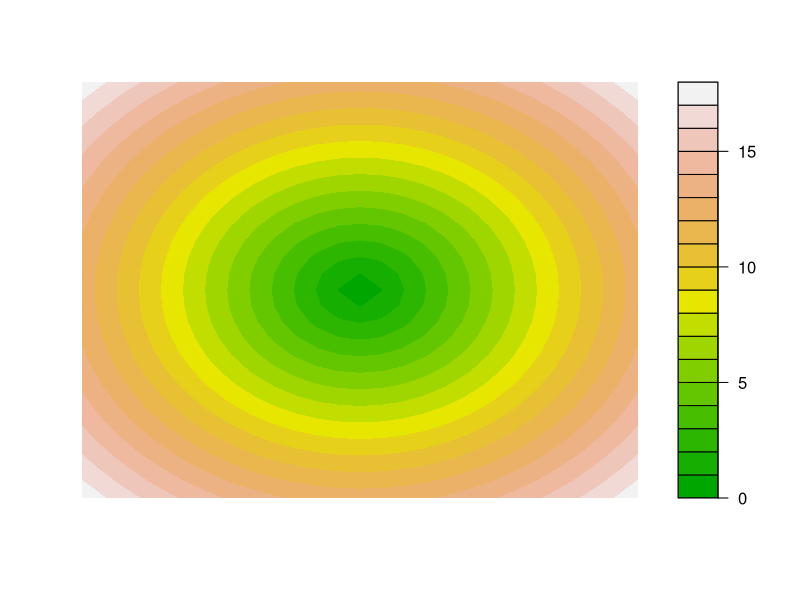
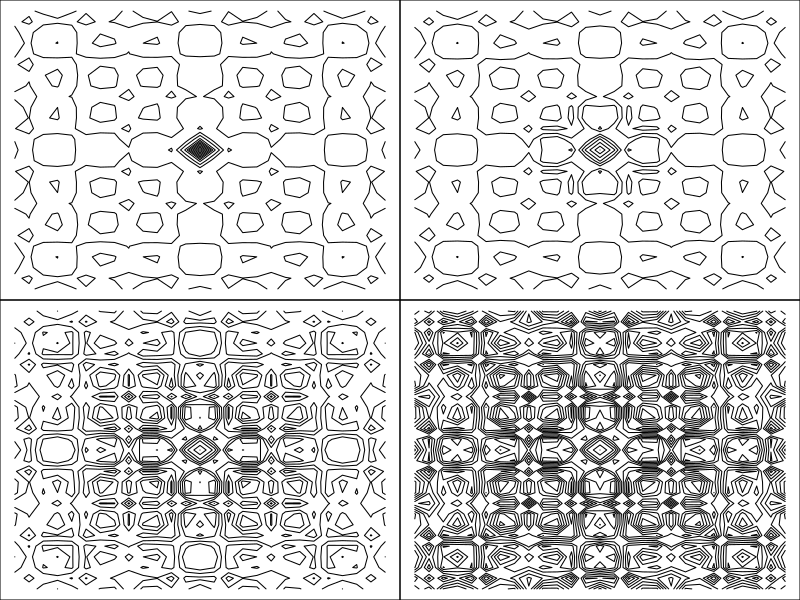
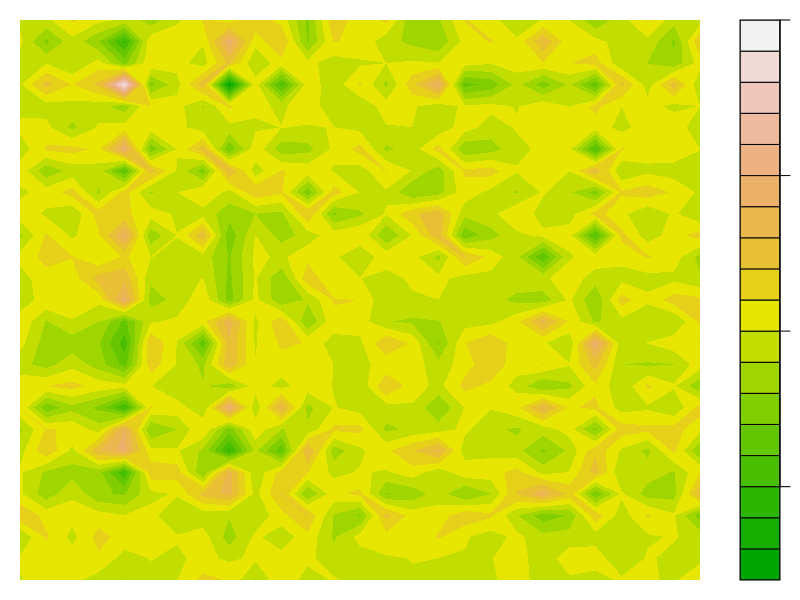

These charts were generated, in order, by the following R code:
# ------------------------------------------------------------------------------
# Matrices and contours
# Persian Rug Art
# ------------------------------------------------------------------------------
# outer is also possible as %o% compared to inner product %*%.
# also have kronecker
# ------------------------------------------------------------------------------
# Create vectors to provide the values for x and y calculations.
x <- y <- seq(-4*pi, 4*pi, len = 27)
# Calculate a function using the outer product of x and y and the function '+'.
r <- sqrt(outer(x^2, y^2, "+"))
# Visualise the values as a filled contour plot.
filled.contour(r, #axes = FALSE,
               color.palette = terrain.colors,
               frame.plot = FALSE, plot.axes = {})

# Run through a series of ordinary contour plots for different transformations.
par(mfrow = c(2, 2), mar = rep(0, 4))
for(f in pi^(0:3))
    contour(g <- cos(r^2)*exp(-r/f),
            drawlabels = FALSE, axes = FALSE, frame = TRUE)

# Try a random variable and solve it to see what we get.
par(mfrow=c(1, 2), mar=rep(1, 4))
s <- matrix(rbinom(27 * 27, size=10, prob=0.5), nrow=27, ncol=27)
t <- solve(s)
filled.contour(t, #axes = FALSE,
               color.palette = terrain.colors,
               frame.plot = FALSE, plot.axes = {})
